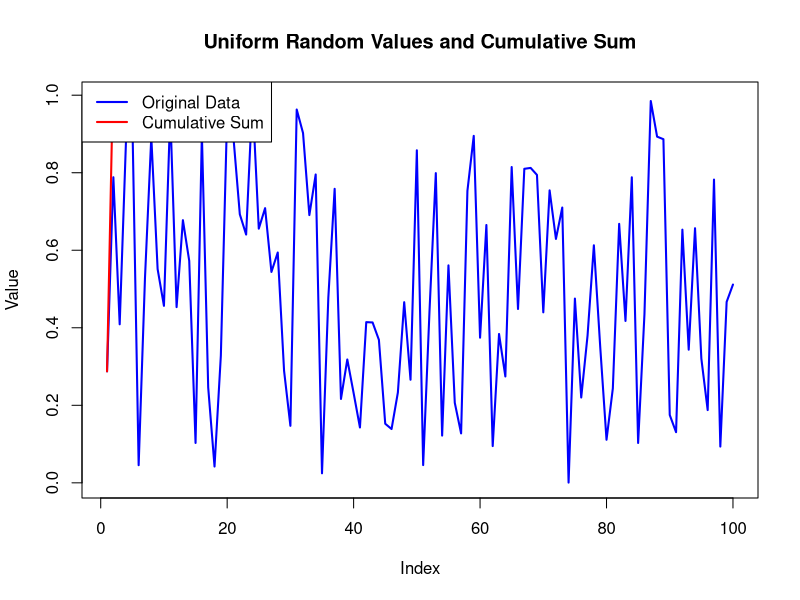

Write R code to recreate this figure.
# Generate 100 random values from Uniform Distribution
set.seed(123)
x <- runif(100)

# Compute cumulative sum
cs <- cumsum(x)

# Plot both on same graph
plot(x, type="l", col="blue", lwd=2,
     ylab="Value", xlab="Index",
     main="Uniform Random Values and Cumulative Sum")

lines(cs, col="red", lwd=2)

legend("topleft",
       legend=c("Original Data","Cumulative Sum"),
       col=c("blue","red"),
       lwd=2)
